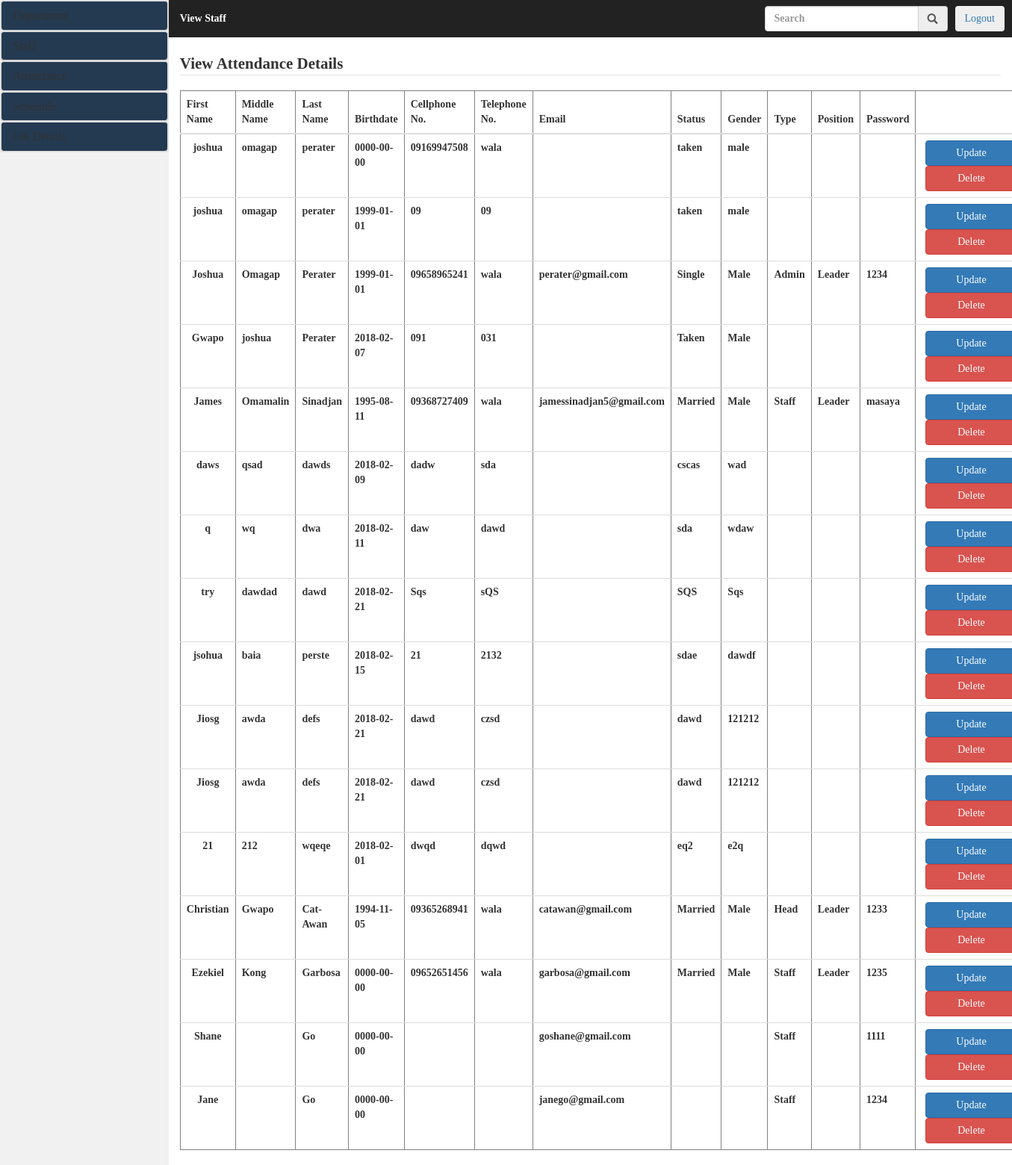
Page /admin/view_staff.php (signed in) on the committed database.
### tables this page shows
CREATE TABLE `staff` (
  `staff_id` bigint(20) NOT NULL,
  `fname` varchar(50) NOT NULL,
  `mname` varchar(50) DEFAULT NULL,
  `lname` varchar(50) NOT NULL,
  `birthdate` date NOT NULL,
  `cellnum` varchar(50) NOT NULL,
  `telnum` varchar(50) DEFAULT NULL,
  `email` varchar(50) NOT NULL,
  `status` varchar(50) NOT NULL,
  `gender` varchar(50) NOT NULL,
  `type` varchar(50) NOT NULL,
  `position` varchar(50) NOT NULL,
  `password` varchar(50) NOT NULL
);

### admin/view_staff.php (the view, shortened to what this page needs)
<!DOCTYPE html>
<html lang="en">
<head>
	  <link rel="stylesheet" href="bootstrap/css/bootstrap.css">
	 <link rel="stylesheet" href="css/styletry.css">
</head>
<body>
	<div class="col-sm-2 sidebar">
		<div class="panel-group">
								<div class="panel panel-default">
									<div class="panel panel-heading">
										<h4 class="panel-title"><a href="#collapse1" data-toggle="collapse">Department</a></h4>
									</div>
								</div>
							</div>
							<div class="panel-group">
								<div class="panel panel-default">
									<div class="panel panel-heading">
										<h4 class="panel-title"><a href="#collapse2" data-toggle="collapse">Staff</a></h4>
									</div>
								</div>
							</div>
							<div class="panel-group">
								<div class="panel panel-default">
									<div class="panel panel-heading">
										<h4 class="panel-title"><a href="#collapse3" data-toggle="collapse">Attendance</a></h4>
									</div>
								</div>
							</div>
							<div class="panel-group">
								<div class="panel panel-default">
									<div class="panel panel-heading">
										<h4 class="panel-title"><a href="#collapse4" data-toggle="collapse">Schedule</a></h4>
									</div>
								</div>
							</div>
							<div class="panel-group">
								<div class="panel panel-default">
									<div class="panel panel-heading">
										<h4 class="panel-title"><a href="#collapse5" data-toggle="collapse">Job Details</a></h4>
									</div>
								</div>
							</div>
	</div>
	<div class="col-sm-10 content">
		<div class="col-sm-12" style="padding: 0;">
			 <nav class="navbar navbar-inverse">
			 	 <div class="container-fluid" style="padding-left: 0;">
			 	 	<ul class="nav navbar-nav">
			 	 		 <li><a href="#" style="color: white;">View Staff</a></li>
			 	 	</ul>
			 	 	<div class="nav navbar-right nav-btn"><button class="btn"><a href="../user/index.php?logout='1'" style="text-decoration-style: none;">Logout</a></button></div>
			 	 	<ul class="nav navbar-right nav-btn">
				 	 	<div class="input-group">
							 <div class="input-group">
								  <input type="text" class="form-control" placeholder="Search" aria-describedby="basic-addon1">
								  <span class="input-group-addon" id="basic-addon1"><i class="glyphicon glyphicon-search"></i></span>
							</div>
						</div>
					</ul>
			 	 </div>
			 </nav>
		</div>
		<div class="col-sm-12"><legend> View Attendance Details</legend></div>
			 		<div class="col-sm-12">
			 			<?php
	  include_once("connection.php");
	  $sql = "SELECT * FROM staff";
	  $result = mysqli_query($connect,$sql);
	  if(mysqli_num_rows($result) > 0){
		  echo "<table class='table' border='1'>";
		  echo "<thead>
					<tr>
						<th>First Name</th>
						<th>Middle Name</th>
						<th>Last Name</th>
						<th>Birthdate</th>
						<th>Cellphone No.</th>
						<th>Telephone No.</th>
						<th>Email</th>
						<th>Status</th>
						<th>Gender</th>
						<th>Type</th>
						<th>Position</th>
						<th>Password</th>
						<th></th>
					</tr>
				</thead>";
		  echo "<tbody>";
	     while($row = mysqli_fetch_assoc($result)){
		       echo "<tr><td style='text-align:center;'>".
					 $row['fname'].
					"</td><td>".
					$row['mname'].
					"</td><td>".
					$row['lname'].
					"</td><td>".
					$row['birthdate'].
					"</td><td>".
					$row['cellnum'].
					"</td><td>".
					 $row['telnum'].
					"</td><td>".
					 $row['email'].
					"</td><td>".
					$row['status'].
					"</td><td>".
					$row['gender'].
					"</td><td>".
					$row['type'].
					"</td><td>".
					$row['position'].
					"</td><td>".
					$row['password'].
					 "</td>
					 <td>
					    <a href='Update_staff.php?id=".$row['staff_id']."'>
					      <button class='btn btn-primary'>Update</button>
						</a>
						<a href='action/staff_delete.php?id=".$row['staff_id']."'>
						  <button class='btn btn-danger'>Delete</button>
						</a>
					 </td>
					 </tr>";
		 }
		 echo "</tbody>";
	  }
	?>
					  	</div>
	</div>
</body>
</html>

### admin/css/styletry.css (style rules this page uses)
* { margin: 0; }
.sidebar { background-color: #f1f1f1; padding: 0; height: 100%; }
.content { height: 100%; padding: 0; }
li a { display: block; color: #000; text-decoration: none; }
html,body { width: 100%; height:100%; font-family: masaya !important; font-weight: bold; }
.navbar { border-radius: 0; border: none; }
.nav-btn { padding-top: 8px;padding-right: 10px; }
td:last-child { width: 285px; }
td>a>button { width:122px; float: left; margin-left: 5px; }
.panel-group { margin-bottom: 0; }
a { text-decoration: none; }
.panel-default > .panel-heading { background-color: #243a51; }

### rows in the picture
staff: fname "joshua", mname "omagap", lname "perater", birthdate "0000-00-00", cellnum "09169947508", telnum "wala", status "taken", gender "male"
staff: fname "joshua", mname "omagap", lname "perater", birthdate "1999-01-01", cellnum "09", telnum "09", status "taken", gender "male"
staff: fname "Joshua", mname "Omagap", lname "Perater", birthdate "1999-01-01", cellnum "09658965241", telnum "wala", email "perater@gmail.com", status "Single", gender "Male", type "Admin", position "Leader", password "1234"
staff: fname "Gwapo", mname "joshua", lname "Perater", birthdate "2018-02-07", cellnum "091", telnum "031", status "Taken", gender "Male"
staff: fname "James", mname "Omamalin", lname "Sinadjan", birthdate "1995-08-11", cellnum "09368727409", telnum "wala", email "jamessinadjan5@gmail.com", status "Married", gender "Male", type "Staff", position "Leader", password "masaya"
staff: fname "daws", mname "qsad", lname "dawds", birthdate "2018-02-09", cellnum "dadw", telnum "sda", status "cscas", gender "wad"
staff: fname "q", mname "wq", lname "dwa", birthdate "2018-02-11", cellnum "daw", telnum "dawd", status "sda", gender "wdaw"
staff: fname "try", mname "dawdad", lname "dawd", birthdate "2018-02-21", cellnum "Sqs", telnum "sQS", status "SQS", gender "Sqs"
staff: fname "jsohua", mname "baia", lname "perste", birthdate "2018-02-15", cellnum "21", telnum "2132", status "sdae", gender "dawdf"
staff: fname "Jiosg", mname "awda", lname "defs", birthdate "2018-02-21", cellnum "dawd", telnum "czsd", status "dawd", gender "121212"
staff: fname "Jiosg", mname "awda", lname "defs", birthdate "2018-02-21", cellnum "dawd", telnum "czsd", status "dawd", gender "121212"
staff: fname "21", mname "212", lname "wqeqe", birthdate "2018-02-01", cellnum "dwqd", telnum "dqwd", status "eq2", gender "e2q"
staff: fname "Christian", mname "Gwapo", lname "Cat-Awan", birthdate "1994-11-05", cellnum "09365268941", telnum "wala", email "catawan@gmail.com", status "Married", gender "Male", type "Head", position "Leader", password "1233"
staff: fname "Ezekiel", mname "Kong", lname "Garbosa", birthdate "0000-00-00", cellnum "09652651456", telnum "wala", email "garbosa@gmail.com", status "Married", gender "Male", type "Staff", position "Leader", password "1235"
staff: fname "Shane", lname "Go", birthdate "0000-00-00", email "goshane@gmail.com", type "Staff", password "1111"
staff: fname "Jane", lname "Go", birthdate "0000-00-00", email "janego@gmail.com", type "Staff", password "1234"
